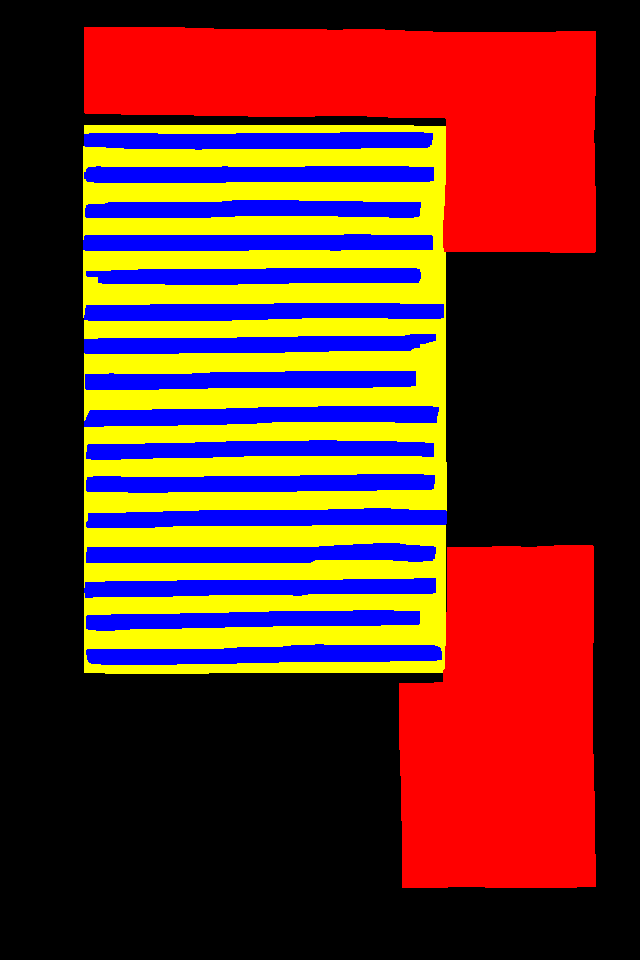
#> input picture ground_truth/utp-0110-014r.gif, 640 x 960 px, found by its file name; its folder holds only this picture in this run
$ python preprocessing_method.py
#> lines starting #> are read from the running program, lines starting #| are printed output that depends on the picture; after the words box and inside, x2 and y2 are one past the last pixel; in counts of white or black regions, pixels touching at a corner belong together
#> further down, img is the input picture: PIL image 640x960 P; mean R, G, B 98.1, 46.4, 36
from PIL import Image, ImageFilter, ImageDraw
import cv2
import numpy as np
import csv
import os


dossier_images = "ground_truth"


# Liste globale pour stocker toutes les coordonnées des coins
all_corners_with_color = []


def preprocessing(image, nom_fichier):
    # Convertir l'image en mode RGB si elle n'est pas déjà en RGB
#> called with nom_fichier = 'utp-0110-014r.gif'
    image = image.convert("RGB")

    # Obtenir les dimensions de l'image
    largeur, hauteur = image.size

    blue_image = Image.new('RGB', (largeur, hauteur), color='black')
#> blue_image: PIL image 640x960 RGB; every value is 0
    red_image = Image.new('RGB', (largeur, hauteur), color='black')
    light_blue_image = Image.new('RGB', (largeur, hauteur), color='black')
    purple_image = Image.new('RGB', (largeur, hauteur), color='black')


    # Parcourir tous les pixels de l'image
    for x in range(largeur):
        for y in range(hauteur):
            # Récupérer la couleur du pixel
            r, g, b = image.getpixel((x, y))

            # Vérifier si le pixel est rouge pur (255, 0, 0)
            if (r, g, b) == (255, 0, 0):
                red_image.putpixel((x, y), (255, 0, 0))
            elif (r, g, b) == (0, 0, 255):
                blue_image.putpixel((x, y), (0, 0, 255))
            elif (r, g, b) == (0, 255, 255):
                light_blue_image.putpixel((x, y), (0, 255, 255))
            elif (r, g, b) == (255, 0, 255):
                purple_image.putpixel((x, y), (255, 0, 255))

                # Laisser la couleur rouge intacte

            else:
                pass
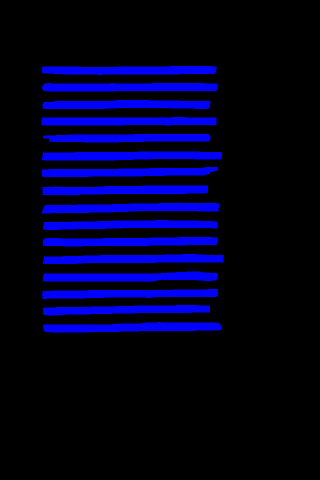
#> blue_image: PIL image 640x960 RGB (shown at 1/2 size); mean R, G, B 0, 0, 36
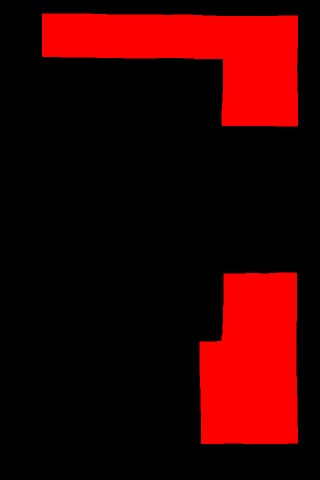
#> red_image: PIL image 640x960 RGB (shown at 1/2 size); mean R, G, B 51.7, 0, 0
                # Convertir tout autre pixel en noir


    def add_corners_with_color_to_list(corners, color_name):
        for corner in corners:
            x, y = corner[0]
            all_corners_with_color.append((x, y, color_name))

    # Définir une fonction pour enregistrer toutes les coordonnées avec leur couleur dans un fichier CSV
    def save_corners_with_color_to_csv(filename):
        with open(filename, mode='w', newline='') as file:
            writer = csv.writer(file)
            writer.writerow(['X', 'Y', 'Color'])  # Écrire l'en-tête du fichier CSV
            for corner in all_corners_with_color:
                writer.writerow(corner)
        all_corners_with_color.clear()

    def process_corners(image, color_name):
        # Convertir l'image en niveaux de gris
#> called with color_name = 'red'
        gray_image = image.convert("L")
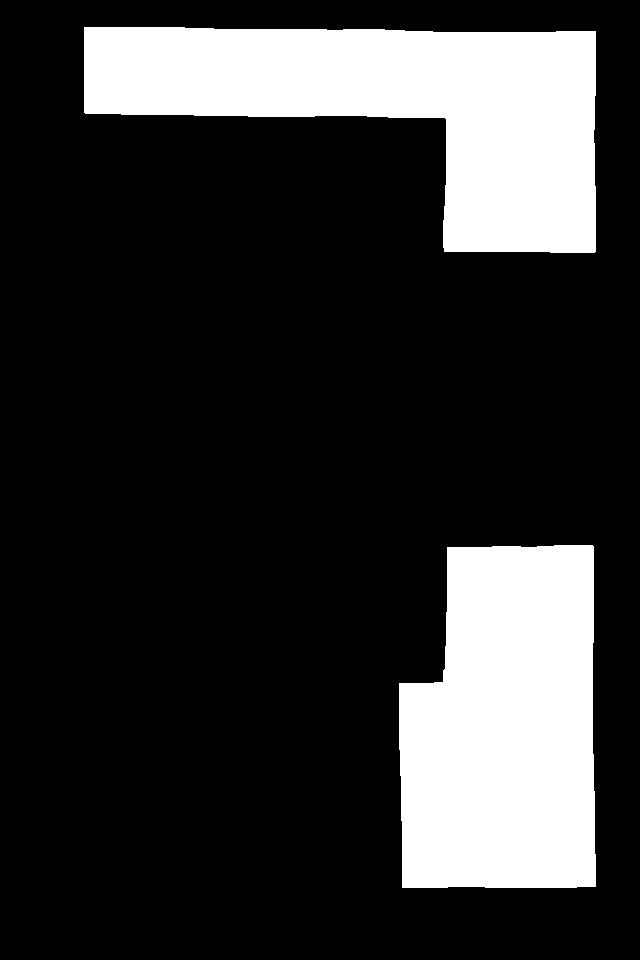
#> gray_image: PIL image 640x960 L; values 0 (black) and 76 (white), 20.3% white; 2 white regions, box (x1, y1, x2, y2) and area: (84, 27, 596, 253) 64774, (399, 545, 596, 888) 59883

        # Détection de contours
        contour_image = gray_image.filter(ImageFilter.FIND_EDGES)
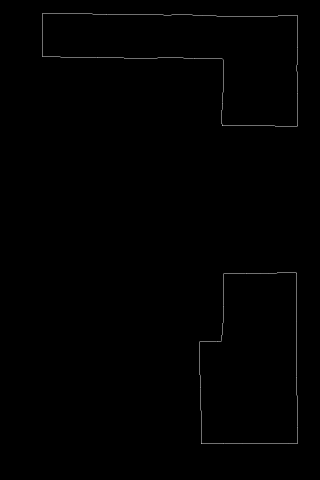
#> contour_image: PIL image 640x960 L (shown at 1/2 size); min 0, max 255, mean 0.9

        # Détection de coins
        corners = cv2.goodFeaturesToTrack(np.array(contour_image), maxCorners=100, qualityLevel=0.01, minDistance=10)
#> corners = 51 rows, first 8: [404, 885], [593, 884], [401, 685], [441, 680], [449, 549], [593, 33], [86, 29], [444, 251]

        if corners is None:
            return image

        # Ajouter les coordonnées des coins avec leur couleur à la liste globale
        add_corners_with_color_to_list(corners, color_name)
#> the loop in add_corners_with_color_to_list, `for corner in corners:` made 51 passes
#> after the loop in add_corners_with_color_to_list, `for corner in corners:`: all_corners_with_color = 51 items, first 6: (404, 885, 'red'), (593, 884, 'red'), (401, 685, 'red'), (441, 680, 'red'), (449, 549, 'red'), (593, 33, 'red')

        # Créer un objet ImageDraw pour dessiner sur l'image
        draw = ImageDraw.Draw(image)

        # Dessiner les coins détectés
        for corner in corners:
            x, y = corner[0]
            draw.ellipse((x-2, y-2, x+2, y+2), fill="red")  # dessiner un petit cercle aux coordonnées du coin
#> this loop made 51 passes

        return image

    # Appeler la fonction process_corners pour chaque image
    process_corners(red_image, "red")
    process_corners(blue_image, "blue")
#> call 2 of process_corners, with color_name = 'blue'
#> in process_corners (call 2), `gray_image = image.convert("L")`:
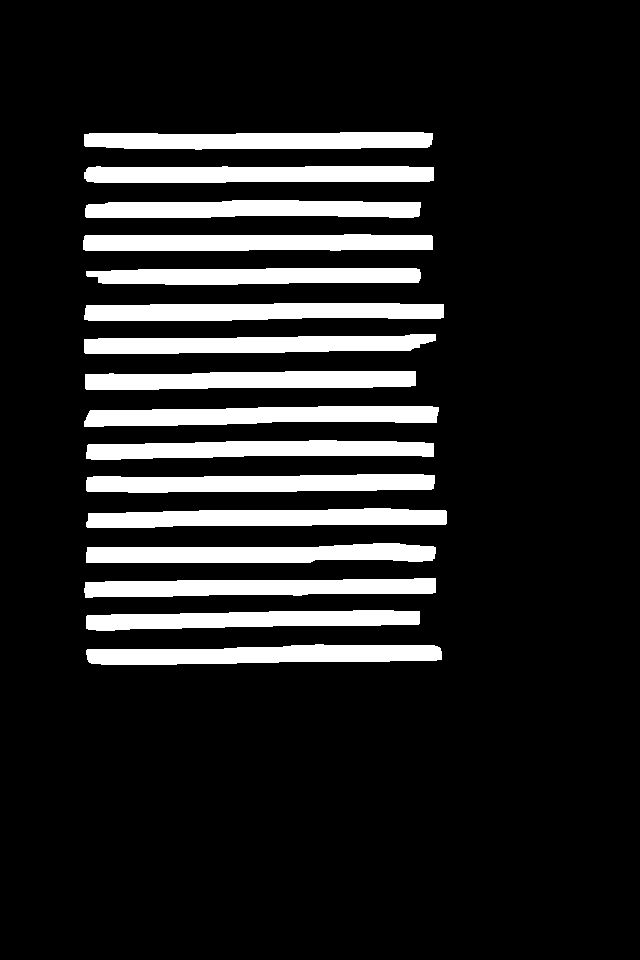
#> gray_image: PIL image 640x960 L; values 0 (black) and 29 (white), 14.1% white; 16 white regions, largest, box (x1, y1, x2, y2) and area: (86, 644, 442, 665) 5699, (84, 303, 444, 321) 5686, (84, 406, 439, 427) 5663
#> in process_corners (call 2), `contour_image = gray_image.filter(ImageFilter.FIND_EDGES)`:
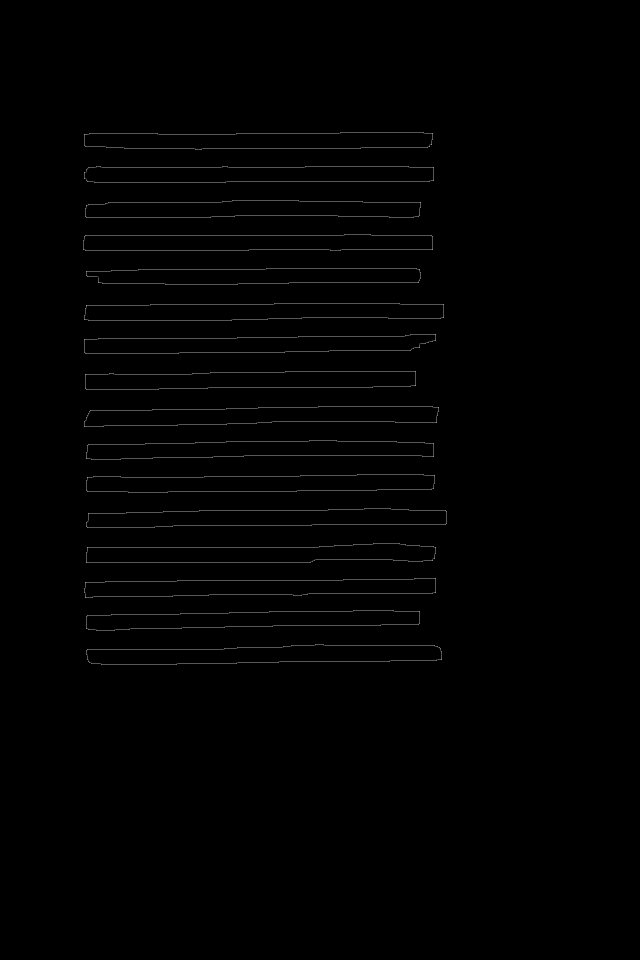
#> contour_image: PIL image 640x960 L; min 0, max 145, mean 1.6
#> in process_corners (call 2), `corners = cv2.goodFeaturesToTrack(np.array(contour_image), maxCorners=..`: corners = 100 rows, first 8: [419, 269], [435, 592], [87, 477], [435, 340], [443, 317], [86, 305], [441, 659], [419, 611]
#> the loop in add_corners_with_color_to_list (call 2), `for corner in corners:` made 100 passes
#> the loop in process_corners (call 2), `for corner in corners:` made 100 passes
    process_corners(light_blue_image, "light_blue")
    process_corners(purple_image, "purple")

    # Enregistrer toutes les coordonnées avec leur couleur dans un fichier CSV
    save_corners_with_color_to_csv(nom_fichier  +".csv")
#> the loop in save_corners_with_color_to_csv, `for corner in all_corners_with_color:` made 151 passes


for nom_fichier in os.listdir(dossier_images):
    chemin_fichier = os.path.join(dossier_images, nom_fichier)
    # Vérifier si le fichier est une image (vous pouvez ajouter plus d'extensions si nécessaire)
    if os.path.isfile(chemin_fichier) and nom_fichier.lower().endswith(('.png', '.jpg', '.jpeg', '.gif')):
        try:
            # Ouvrir l'image avec PIL
            with Image.open(chemin_fichier) as img:
                # Faites ici ce que vous voulez avec l'image, par exemple :
                preprocessing(img, nom_fichier)

                # Vous pouvez ajouter vos opérations sur l'image ici
                # Par exemple, sauvegarder l'image modifiée, la redimensionner, etc.

        except Exception as e:
            print(f"Erreur lors du traitement de l'image {nom_fichier}: {e}")

$ run again, on ground_truth/utp-0110-016v.gif
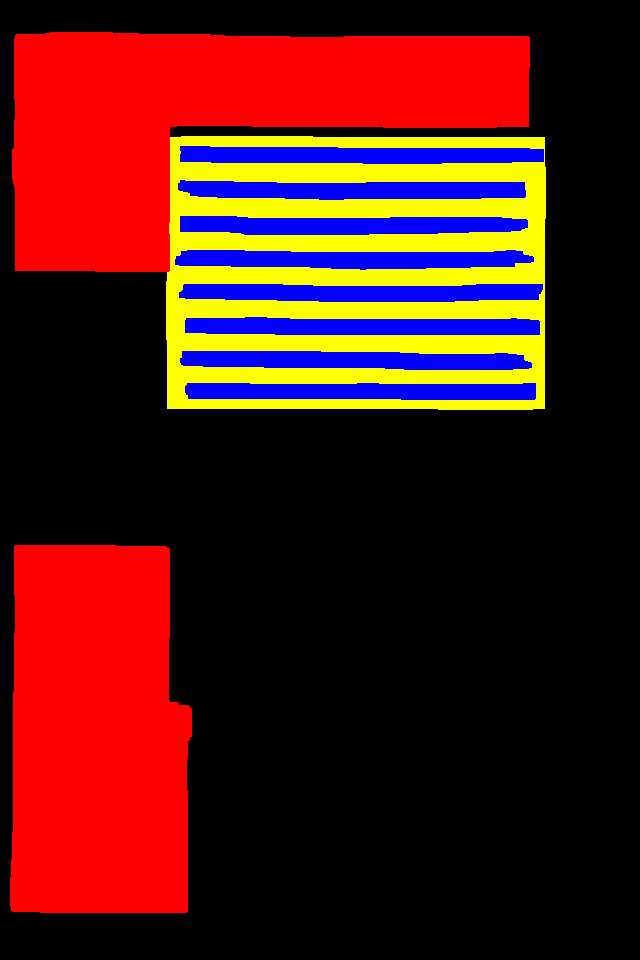
#> input picture ground_truth/utp-0110-016v.gif, 640 x 960 px, found by its file name
#> img is the input picture: PIL image 640x960 P; mean R, G, B 78.5, 24, 18.7
#> in process_corners, `gray_image = image.convert("L")`:
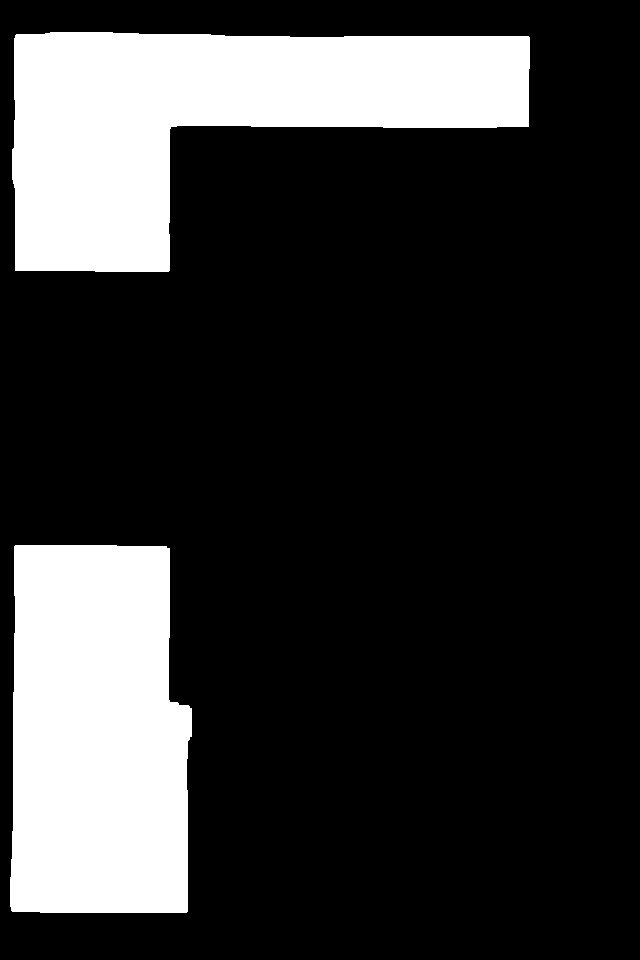
#> gray_image: PIL image 640x960 L; values 0 (black) and 76 (white), 21.4% white; 2 white regions, box (x1, y1, x2, y2) and area: (12, 32, 530, 272) 69936, (10, 545, 192, 913) 61472
#> corners = 43 rows, first 8: [17, 268], [526, 124], [169, 548], [185, 910], [16, 547], [167, 269], [527, 38], [13, 909]
#> the loop in add_corners_with_color_to_list, `for corner in corners:` made 43 passes
#> after the loop in add_corners_with_color_to_list, `for corner in corners:`: all_corners_with_color = 43 items, first 6: (17, 268, 'red'), (526, 124, 'red'), (169, 548, 'red'), (185, 910, 'red'), (16, 547, 'red'), (167, 269, 'red')
#> the loop in process_corners, `for corner in corners:` made 43 passes
#> gray_image: PIL image 640x960 L; values 0 (black) and 29 (white), 7.3% white; 8 white regions, largest, box (x1, y1, x2, y2) and area: (179, 284, 543, 302) 5708, (185, 317, 540, 335) 5689, (175, 250, 534, 270) 5651
#> in process_corners (call 2), `contour_image = gray_image.filter(ImageFilter.FIND_EDGES)`:
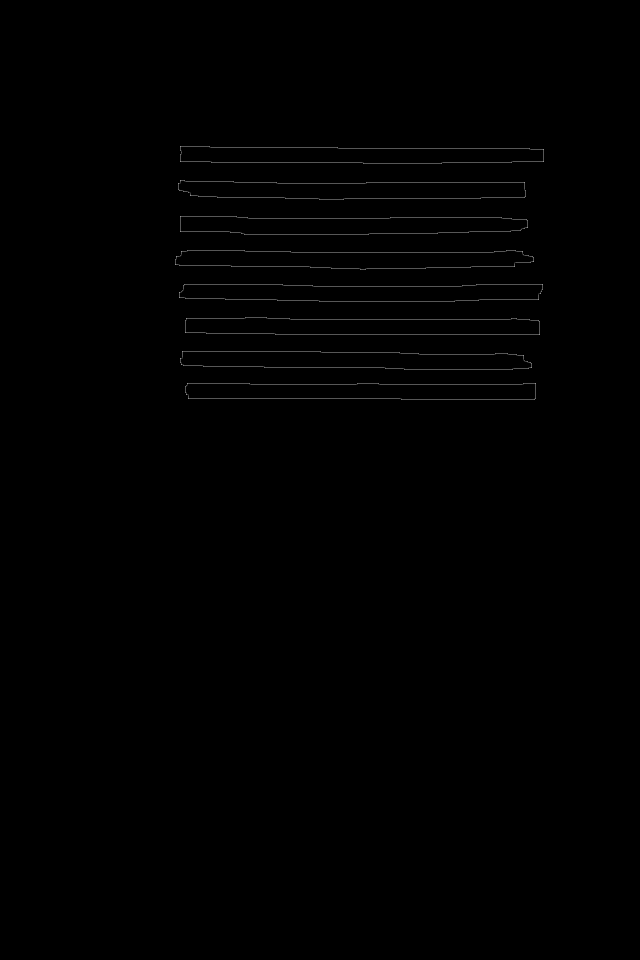
#> contour_image: PIL image 640x960 L; min 0, max 145, mean 0.8
#> corners = 98 rows, first 8: [531, 367], [533, 261], [176, 256], [522, 251], [527, 227], [190, 195], [180, 180], [188, 398]
#> the loop in add_corners_with_color_to_list (call 2), `for corner in corners:` made 98 passes
#> the loop in process_corners (call 2), `for corner in corners:` made 98 passes
#> gray_image: PIL image 640x960 L; every value is 0
#> the loop in save_corners_with_color_to_csv, `for corner in all_corners_with_color:` made 141 passes

$ run again, on ground_truth/utp-0110-017v.gif
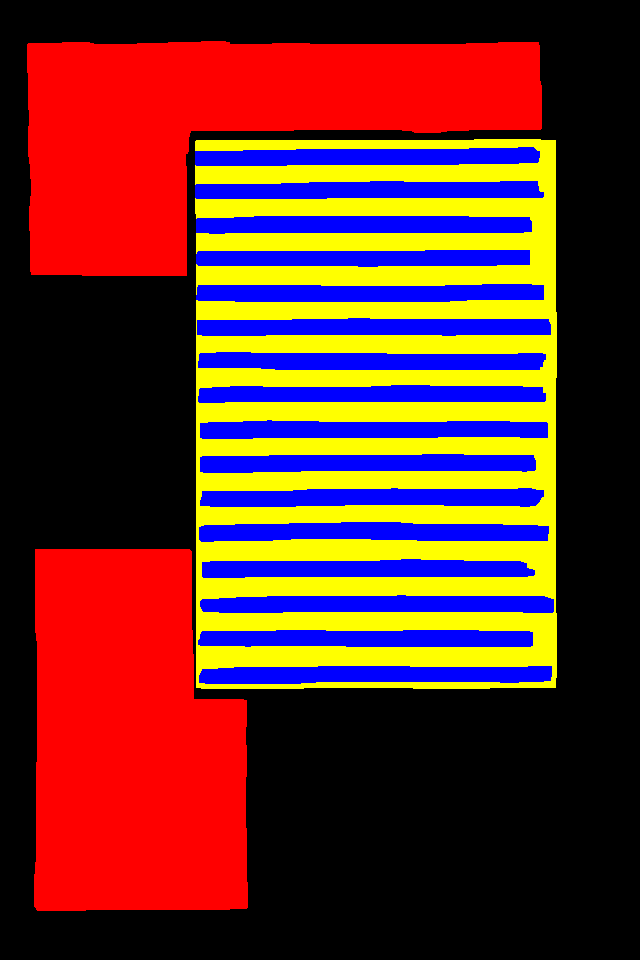
#> input picture ground_truth/utp-0110-017v.gif, 640 x 960 px, found by its file name
#> img is the input picture: PIL image 640x960 P; mean R, G, B 101.7, 45.4, 36.7
#> in process_corners, `gray_image = image.convert("L")`:
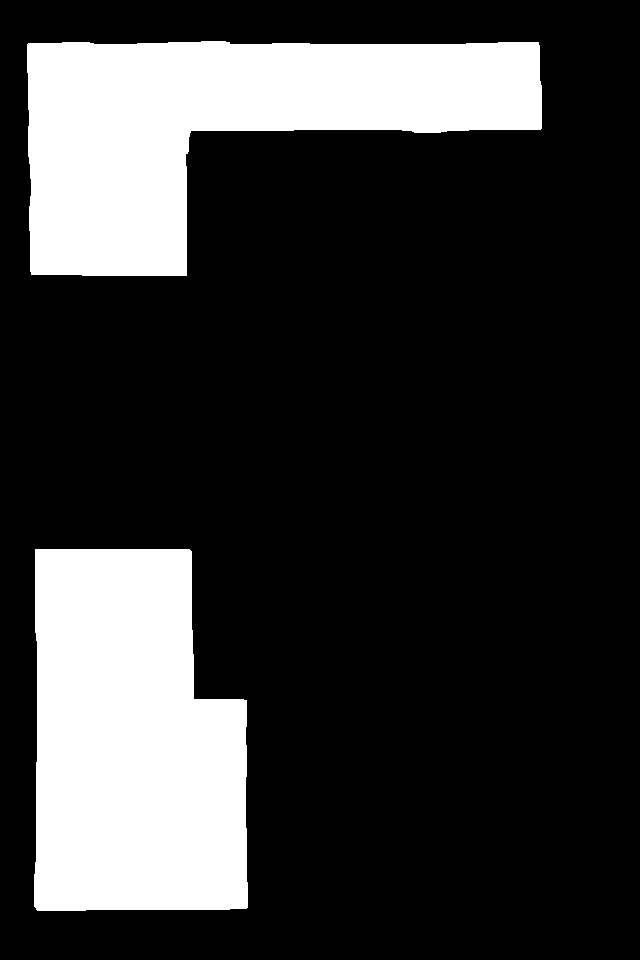
#> gray_image: PIL image 640x960 L; values 0 (black) and 76 (white), 22.1% white; 2 white regions, box (x1, y1, x2, y2) and area: (34, 549, 248, 911) 68060, (27, 41, 542, 276) 67775
#> corners = 52 rows, first 8: [195, 697], [37, 551], [184, 273], [246, 700], [31, 274], [538, 42], [245, 906], [539, 127]
#> the loop in add_corners_with_color_to_list, `for corner in corners:` made 52 passes
#> after the loop in add_corners_with_color_to_list, `for corner in corners:`: all_corners_with_color = 52 items, first 6: (195, 697, 'red'), (37, 551, 'red'), (184, 273, 'red'), (246, 700, 'red'), (31, 274, 'red'), (538, 42, 'red')
#> the loop in process_corners, `for corner in corners:` made 52 passes
#> gray_image: PIL image 640x960 L; values 0 (black) and 29 (white), 14.4% white; 16 white regions, largest, box (x1, y1, x2, y2) and area: (199, 522, 549, 542) 5815, (200, 420, 548, 439) 5672, (197, 318, 551, 336) 5661
#> in process_corners (call 2), `contour_image = gray_image.filter(ImageFilter.FIND_EDGES)`:
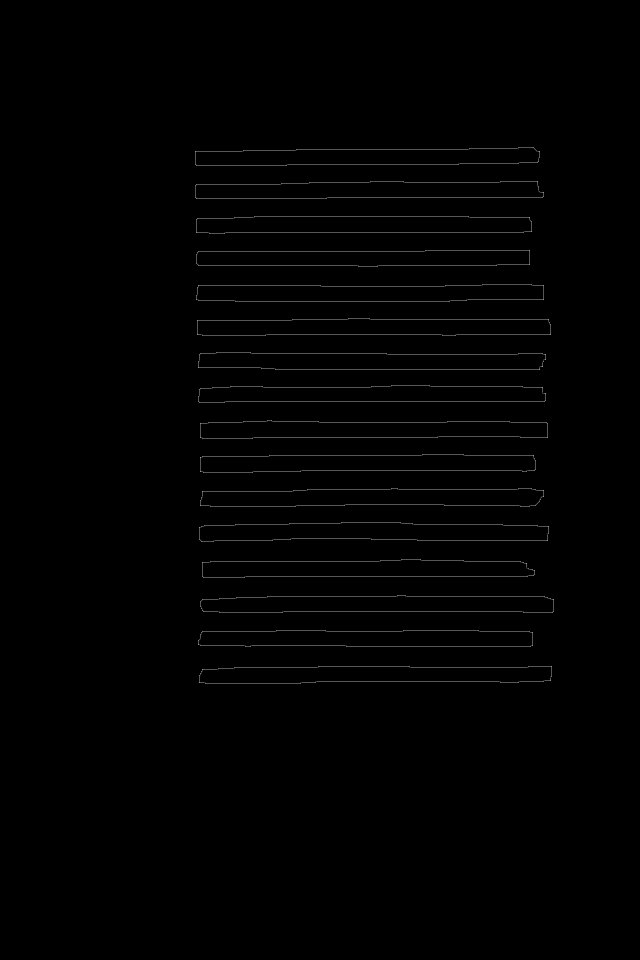
#> contour_image: PIL image 640x960 L; min 0, max 145, mean 1.6
#> corners = 100 rows, first 8: [532, 632], [553, 599], [526, 563], [533, 455], [545, 393], [539, 369], [545, 354], [548, 319]
#> the loop in add_corners_with_color_to_list (call 2), `for corner in corners:` made 100 passes
#> the loop in process_corners (call 2), `for corner in corners:` made 100 passes
#> gray_image: PIL image 640x960 L; every value is 0
#> the loop in save_corners_with_color_to_csv, `for corner in all_corners_with_color:` made 152 passes
